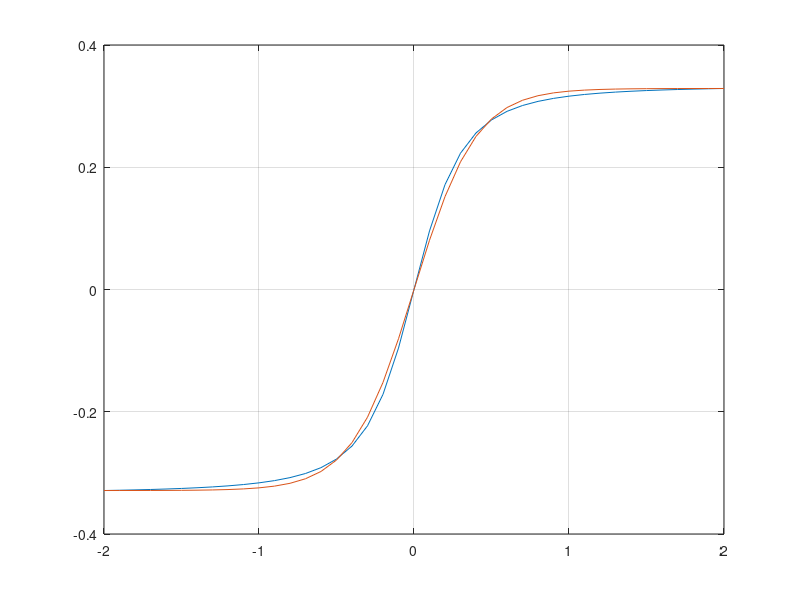
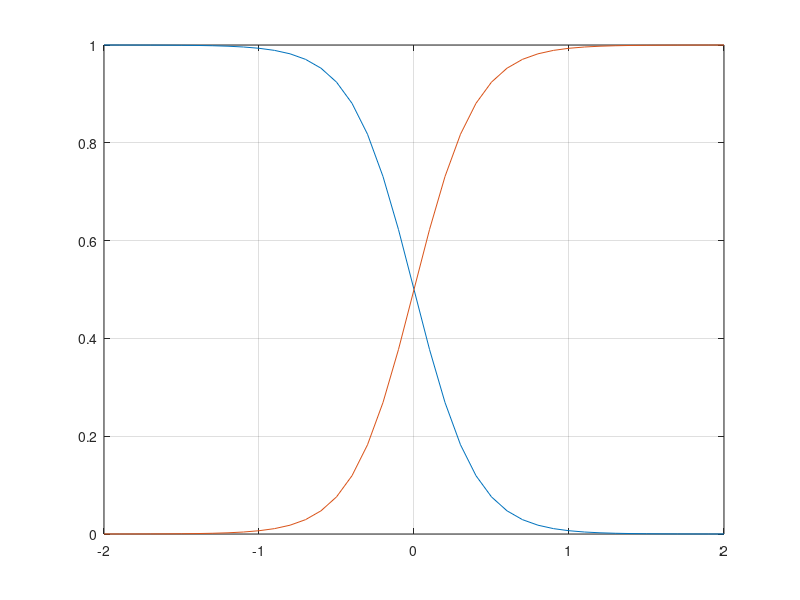

These figures' MATLAB source, in order:
clear
u = -2:0.1:2;
y = zeros(size(u));
Y = zeros(size(u));

for i = 1:length(u)
    y(i) = 0.3163*u(i) / (sqrt(0.1+0.9*u(i)^2));
end

R = cell(1,2);
r(1) = -0.3289;
r(2) = 0.3289;
alpha(1) = -5;
alpha(2) = 5;
c(1) = 0;
c(2) = 0;

for i = 1:length(R)
    for j = 1:length(u)
        R{i}(j) = 1 / (1+exp(-alpha(i)*(u(j)-c(i))));
    end
end

for i = 1:length(u)
    w = 0;
    for j = 1:length(R)
        Y(i) = Y(i) + R{j}(i)*r(j);
        w = w + R{j}(i);
    end
    Y(i) = Y(i) / w;
end
figure;
plot(u, y, u, Y);
grid on;
figure;
plot(u, R{1}, u, R{2});
grid on;